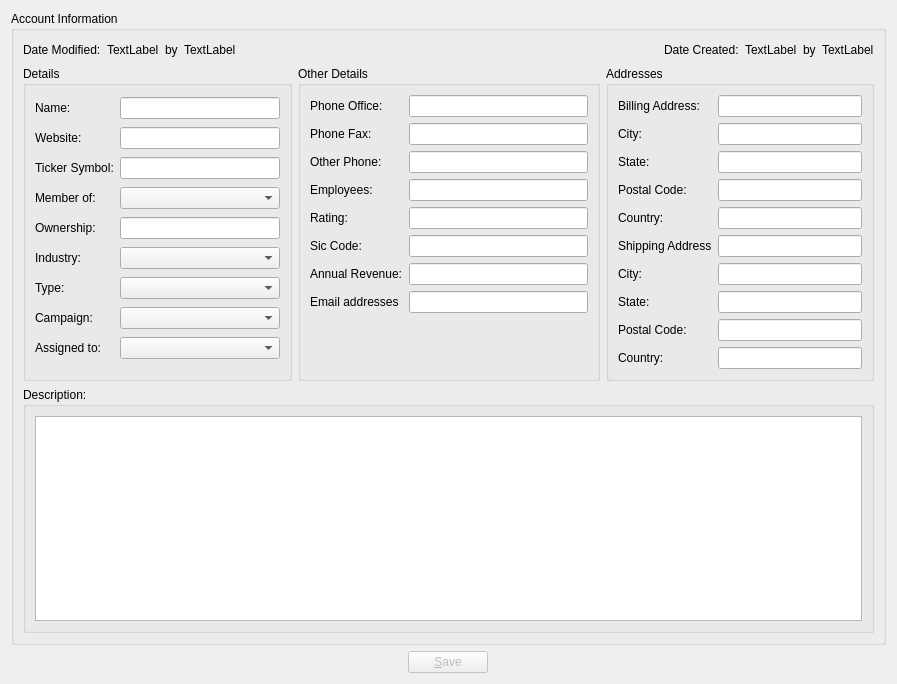
<?xml version="1.0" encoding="UTF-8"?>
<ui version="4.0">
 <class>AccountDetails</class>
 <widget class="QWidget" name="AccountDetails">
  <property name="geometry">
   <rect>
    <x>0</x>
    <y>0</y>
    <width>897</width>
    <height>684</height>
   </rect>
  </property>
  <property name="windowTitle">
   <string>Account Details</string>
  </property>
  <layout class="QGridLayout" name="gridLayout_6">
   <item row="0" column="0" colspan="3">
    <widget class="QGroupBox" name="accountInformationGB">
     <property name="title">
      <string>Account Information</string>
     </property>
     <layout class="QGridLayout" name="gridLayout_5">
      <item row="0" column="0">
       <layout class="QHBoxLayout" name="horizontalLayout_2">
        <item>
         <widget class="QLabel" name="modifiedDateLabel">
          <property name="text">
           <string>Date Modified:</string>
          </property>
         </widget>
        </item>
        <item>
         <widget class="QLabel" name="modifiedDate">
          <property name="text">
           <string>TextLabel</string>
          </property>
         </widget>
        </item>
        <item>
         <widget class="QLabel" name="modifiedByLabel">
          <property name="text">
           <string>by</string>
          </property>
         </widget>
        </item>
        <item>
         <widget class="QLabel" name="modifiedBy">
          <property name="text">
           <string>TextLabel</string>
          </property>
         </widget>
        </item>
        <item>
         <spacer name="horizontalSpacer_3">
          <property name="orientation">
           <enum>Qt::Horizontal</enum>
          </property>
          <property name="sizeHint" stdset="0">
           <size>
            <width>167</width>
            <height>20</height>
           </size>
          </property>
         </spacer>
        </item>
        <item>
         <widget class="QLabel" name="label_29">
          <property name="text">
           <string>Date Created:</string>
          </property>
         </widget>
        </item>
        <item>
         <widget class="QLabel" name="createdDate">
          <property name="text">
           <string>TextLabel</string>
          </property>
         </widget>
        </item>
        <item>
         <widget class="QLabel" name="createdByLabel">
          <property name="text">
           <string>by</string>
          </property>
         </widget>
        </item>
        <item>
         <widget class="QLabel" name="createdBy">
          <property name="text">
           <string>TextLabel</string>
          </property>
         </widget>
        </item>
       </layout>
      </item>
      <item row="1" column="0">
       <layout class="QHBoxLayout" name="horizontalLayout_3">
        <item>
         <widget class="QGroupBox" name="detailsBox">
          <property name="title">
           <string>Details</string>
          </property>
          <property name="checkable">
           <bool>false</bool>
          </property>
          <property name="checked">
           <bool>false</bool>
          </property>
          <layout class="QGridLayout" name="gridLayout">
           <item row="1" column="0">
            <widget class="QLabel" name="label">
             <property name="text">
              <string>Name:</string>
             </property>
            </widget>
           </item>
           <item row="1" column="2">
            <widget class="QLineEdit" name="name"/>
           </item>
           <item row="2" column="0">
            <widget class="QLabel" name="label_2">
             <property name="text">
              <string>Website:</string>
             </property>
            </widget>
           </item>
           <item row="2" column="2">
            <widget class="QLineEdit" name="website"/>
           </item>
           <item row="3" column="0">
            <widget class="QLabel" name="label_26">
             <property name="text">
              <string>Ticker Symbol:</string>
             </property>
            </widget>
           </item>
           <item row="3" column="2">
            <widget class="QLineEdit" name="tyckerSymbol"/>
           </item>
           <item row="4" column="0">
            <widget class="QLabel" name="label_3">
             <property name="text">
              <string>Member of:</string>
             </property>
            </widget>
           </item>
           <item row="5" column="0">
            <widget class="QLabel" name="label_4">
             <property name="text">
              <string>Ownership:</string>
             </property>
            </widget>
           </item>
           <item row="6" column="0">
            <widget class="QLabel" name="label_5">
             <property name="text">
              <string>Industry:</string>
             </property>
            </widget>
           </item>
           <item row="7" column="0">
            <widget class="QLabel" name="label_9">
             <property name="text">
              <string>Type:</string>
             </property>
            </widget>
           </item>
           <item row="8" column="0">
            <widget class="QLabel" name="label_28">
             <property name="text">
              <string>Campaign:</string>
             </property>
            </widget>
           </item>
           <item row="9" column="0">
            <widget class="QLabel" name="label_25">
             <property name="text">
              <string>Assigned to:</string>
             </property>
            </widget>
           </item>
           <item row="4" column="2">
            <widget class="QComboBox" name="parentName">
             <item>
              <property name="text">
               <string/>
              </property>
             </item>
            </widget>
           </item>
           <item row="6" column="2">
            <widget class="QComboBox" name="industry">
             <item>
              <property name="text">
               <string/>
              </property>
             </item>
             <item>
              <property name="text">
               <string>Apparel</string>
              </property>
             </item>
             <item>
              <property name="text">
               <string>Banking</string>
              </property>
             </item>
             <item>
              <property name="text">
               <string>Biotechnology</string>
              </property>
             </item>
             <item>
              <property name="text">
               <string>Chemicals</string>
              </property>
             </item>
             <item>
              <property name="text">
               <string>Communications</string>
              </property>
             </item>
             <item>
              <property name="text">
               <string>Construction</string>
              </property>
             </item>
             <item>
              <property name="text">
               <string>Consulting</string>
              </property>
             </item>
             <item>
              <property name="text">
               <string>Education</string>
              </property>
             </item>
             <item>
              <property name="text">
               <string>Electronics</string>
              </property>
             </item>
             <item>
              <property name="text">
               <string>Energy</string>
              </property>
             </item>
             <item>
              <property name="text">
               <string>Engineering</string>
              </property>
             </item>
             <item>
              <property name="text">
               <string>Entertainment</string>
              </property>
             </item>
             <item>
              <property name="text">
               <string>Environmental</string>
              </property>
             </item>
             <item>
              <property name="text">
               <string>Finance</string>
              </property>
             </item>
             <item>
              <property name="text">
               <string>Government</string>
              </property>
             </item>
             <item>
              <property name="text">
               <string>Healthcare</string>
              </property>
             </item>
             <item>
              <property name="text">
               <string>Hospitality</string>
              </property>
             </item>
             <item>
              <property name="text">
               <string>Insurance</string>
              </property>
             </item>
             <item>
              <property name="text">
               <string>Machinery</string>
              </property>
             </item>
             <item>
              <property name="text">
               <string>Manufacturing</string>
              </property>
             </item>
             <item>
              <property name="text">
               <string>Media</string>
              </property>
             </item>
             <item>
              <property name="text">
               <string>Not For Profit</string>
              </property>
             </item>
             <item>
              <property name="text">
               <string>Recreation</string>
              </property>
             </item>
             <item>
              <property name="text">
               <string>Retail</string>
              </property>
             </item>
             <item>
              <property name="text">
               <string>Shipping </string>
              </property>
             </item>
             <item>
              <property name="text">
               <string>Technology</string>
              </property>
             </item>
             <item>
              <property name="text">
               <string>Telecommunication</string>
              </property>
             </item>
             <item>
              <property name="text">
               <string>Transportation</string>
              </property>
             </item>
             <item>
              <property name="text">
               <string>Utilities</string>
              </property>
             </item>
             <item>
              <property name="text">
               <string>Other</string>
              </property>
             </item>
            </widget>
           </item>
           <item row="8" column="2">
            <widget class="QComboBox" name="campaignName">
             <item>
              <property name="text">
               <string/>
              </property>
             </item>
            </widget>
           </item>
           <item row="7" column="2">
            <widget class="QComboBox" name="accountType">
             <item>
              <property name="text">
               <string/>
              </property>
             </item>
             <item>
              <property name="text">
               <string>Analyst</string>
              </property>
             </item>
             <item>
              <property name="text">
               <string>Competitor</string>
              </property>
             </item>
             <item>
              <property name="text">
               <string>Customer</string>
              </property>
             </item>
             <item>
              <property name="text">
               <string>Integrator</string>
              </property>
             </item>
             <item>
              <property name="text">
               <string>Investor</string>
              </property>
             </item>
             <item>
              <property name="text">
               <string>Partner</string>
              </property>
             </item>
             <item>
              <property name="text">
               <string>Press</string>
              </property>
             </item>
             <item>
              <property name="text">
               <string>Prospect</string>
              </property>
             </item>
             <item>
              <property name="text">
               <string>Reseller</string>
              </property>
             </item>
             <item>
              <property name="text">
               <string>Other</string>
              </property>
             </item>
            </widget>
           </item>
           <item row="5" column="2">
            <widget class="QLineEdit" name="ownership"/>
           </item>
           <item row="9" column="2">
            <widget class="QComboBox" name="assignedUserName">
             <item>
              <property name="text">
               <string/>
              </property>
             </item>
            </widget>
           </item>
          </layout>
         </widget>
        </item>
        <item>
         <widget class="QGroupBox" name="otherDetailsBox">
          <property name="title">
           <string>Other Details</string>
          </property>
          <property name="checkable">
           <bool>false</bool>
          </property>
          <property name="checked">
           <bool>false</bool>
          </property>
          <layout class="QGridLayout" name="gridLayout_2">
           <item row="0" column="0">
            <widget class="QLabel" name="label_6">
             <property name="text">
              <string>Phone Office:</string>
             </property>
            </widget>
           </item>
           <item row="0" column="1">
            <widget class="QLineEdit" name="phoneOffice"/>
           </item>
           <item row="1" column="0">
            <widget class="QLabel" name="label_7">
             <property name="text">
              <string>Phone Fax:</string>
             </property>
            </widget>
           </item>
           <item row="1" column="1">
            <widget class="QLineEdit" name="phoneFax"/>
           </item>
           <item row="2" column="0">
            <widget class="QLabel" name="label_8">
             <property name="text">
              <string>Other Phone:</string>
             </property>
            </widget>
           </item>
           <item row="2" column="1">
            <widget class="QLineEdit" name="phoneAlternate"/>
           </item>
           <item row="3" column="0">
            <widget class="QLabel" name="label_17">
             <property name="text">
              <string>Employees:</string>
             </property>
            </widget>
           </item>
           <item row="3" column="1">
            <widget class="QLineEdit" name="employees"/>
           </item>
           <item row="4" column="0">
            <widget class="QLabel" name="label_10">
             <property name="text">
              <string>Rating:</string>
             </property>
            </widget>
           </item>
           <item row="4" column="1">
            <widget class="QLineEdit" name="rating"/>
           </item>
           <item row="5" column="0">
            <widget class="QLabel" name="label_16">
             <property name="text">
              <string>Sic Code:</string>
             </property>
            </widget>
           </item>
           <item row="6" column="0">
            <widget class="QLabel" name="label_11">
             <property name="text">
              <string>Annual Revenue:</string>
             </property>
            </widget>
           </item>
           <item row="6" column="1">
            <widget class="QLineEdit" name="annualRevenue"/>
           </item>
           <item row="7" column="0">
            <widget class="QLabel" name="label_12">
             <property name="text">
              <string>Email addresses</string>
             </property>
            </widget>
           </item>
           <item row="7" column="1">
            <widget class="QLineEdit" name="email1"/>
           </item>
           <item row="8" column="1">
            <spacer name="verticalSpacer">
             <property name="orientation">
              <enum>Qt::Vertical</enum>
             </property>
             <property name="sizeHint" stdset="0">
              <size>
               <width>179</width>
               <height>48</height>
              </size>
             </property>
            </spacer>
           </item>
           <item row="5" column="1">
            <widget class="QLineEdit" name="sicCode"/>
           </item>
          </layout>
         </widget>
        </item>
        <item>
         <widget class="QGroupBox" name="addressesBox">
          <property name="title">
           <string>Addresses</string>
          </property>
          <property name="checkable">
           <bool>false</bool>
          </property>
          <property name="checked">
           <bool>false</bool>
          </property>
          <layout class="QGridLayout" name="gridLayout_3">
           <item row="0" column="0">
            <widget class="QLabel" name="label_13">
             <property name="text">
              <string>Billing Address:</string>
             </property>
            </widget>
           </item>
           <item row="0" column="1">
            <widget class="QLineEdit" name="billingAddressStreet"/>
           </item>
           <item row="1" column="0">
            <widget class="QLabel" name="label_14">
             <property name="text">
              <string>City:</string>
             </property>
            </widget>
           </item>
           <item row="1" column="1">
            <widget class="QLineEdit" name="billingAddressCity"/>
           </item>
           <item row="2" column="0">
            <widget class="QLabel" name="label_15">
             <property name="text">
              <string>State:</string>
             </property>
            </widget>
           </item>
           <item row="2" column="1">
            <widget class="QLineEdit" name="billingAddressState"/>
           </item>
           <item row="3" column="0">
            <widget class="QLabel" name="label_18">
             <property name="text">
              <string>Postal Code:</string>
             </property>
            </widget>
           </item>
           <item row="3" column="1">
            <widget class="QLineEdit" name="billingAddressPostalcode"/>
           </item>
           <item row="4" column="0">
            <widget class="QLabel" name="label_19">
             <property name="text">
              <string>Country:</string>
             </property>
            </widget>
           </item>
           <item row="4" column="1">
            <widget class="QLineEdit" name="billingAddressCountry"/>
           </item>
           <item row="5" column="0">
            <widget class="QLabel" name="label_24">
             <property name="text">
              <string>Shipping Address</string>
             </property>
            </widget>
           </item>
           <item row="5" column="1">
            <widget class="QLineEdit" name="shippingAddressStreet"/>
           </item>
           <item row="6" column="0">
            <widget class="QLabel" name="label_20">
             <property name="text">
              <string>City:</string>
             </property>
            </widget>
           </item>
           <item row="6" column="1">
            <widget class="QLineEdit" name="shippingAddressCity"/>
           </item>
           <item row="7" column="0">
            <widget class="QLabel" name="label_21">
             <property name="text">
              <string>State:</string>
             </property>
            </widget>
           </item>
           <item row="7" column="1">
            <widget class="QLineEdit" name="shippingAddressState"/>
           </item>
           <item row="8" column="0">
            <widget class="QLabel" name="label_22">
             <property name="text">
              <string>Postal Code:</string>
             </property>
            </widget>
           </item>
           <item row="8" column="1">
            <widget class="QLineEdit" name="shippingAddressPostalcode"/>
           </item>
           <item row="9" column="0">
            <widget class="QLabel" name="label_23">
             <property name="text">
              <string>Country:</string>
             </property>
            </widget>
           </item>
           <item row="9" column="1">
            <widget class="QLineEdit" name="shippingAddressCountry"/>
           </item>
          </layout>
         </widget>
        </item>
       </layout>
      </item>
      <item row="2" column="0">
       <widget class="QGroupBox" name="descriptionBox">
        <property name="title">
         <string>Description:</string>
        </property>
        <property name="checkable">
         <bool>false</bool>
        </property>
        <property name="checked">
         <bool>false</bool>
        </property>
        <layout class="QGridLayout" name="gridLayout_4">
         <item row="0" column="0">
          <widget class="QTextEdit" name="description"/>
         </item>
        </layout>
       </widget>
      </item>
     </layout>
    </widget>
   </item>
   <item row="1" column="0">
    <spacer name="horizontalSpacer">
     <property name="orientation">
      <enum>Qt::Horizontal</enum>
     </property>
     <property name="sizeHint" stdset="0">
      <size>
       <width>409</width>
       <height>20</height>
      </size>
     </property>
    </spacer>
   </item>
   <item row="1" column="1">
    <widget class="QPushButton" name="saveButton">
     <property name="enabled">
      <bool>false</bool>
     </property>
     <property name="text">
      <string>&amp;Save</string>
     </property>
    </widget>
   </item>
   <item row="1" column="2">
    <spacer name="horizontalSpacer_2">
     <property name="orientation">
      <enum>Qt::Horizontal</enum>
     </property>
     <property name="sizeHint" stdset="0">
      <size>
       <width>409</width>
       <height>20</height>
      </size>
     </property>
    </spacer>
   </item>
  </layout>
 </widget>
 <tabstops>
  <tabstop>name</tabstop>
  <tabstop>website</tabstop>
  <tabstop>tyckerSymbol</tabstop>
  <tabstop>parentName</tabstop>
  <tabstop>ownership</tabstop>
  <tabstop>industry</tabstop>
  <tabstop>accountType</tabstop>
  <tabstop>campaignName</tabstop>
  <tabstop>assignedUserName</tabstop>
  <tabstop>phoneOffice</tabstop>
  <tabstop>phoneFax</tabstop>
  <tabstop>phoneAlternate</tabstop>
  <tabstop>employees</tabstop>
  <tabstop>rating</tabstop>
  <tabstop>sicCode</tabstop>
  <tabstop>annualRevenue</tabstop>
  <tabstop>email1</tabstop>
  <tabstop>billingAddressStreet</tabstop>
  <tabstop>billingAddressCity</tabstop>
  <tabstop>billingAddressState</tabstop>
  <tabstop>billingAddressPostalcode</tabstop>
  <tabstop>billingAddressCountry</tabstop>
  <tabstop>shippingAddressStreet</tabstop>
  <tabstop>shippingAddressCity</tabstop>
  <tabstop>shippingAddressState</tabstop>
  <tabstop>shippingAddressPostalcode</tabstop>
  <tabstop>shippingAddressCountry</tabstop>
  <tabstop>description</tabstop>
  <tabstop>saveButton</tabstop>
 </tabstops>
 <resources/>
 <connections/>
</ui>
